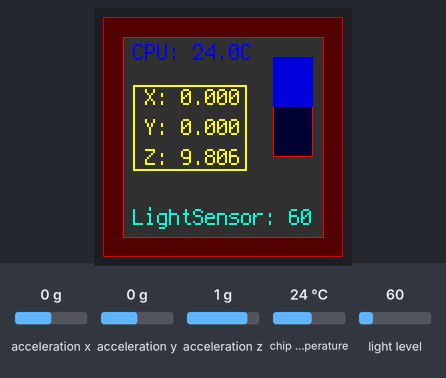
Simulated run of this program. Board: Circuit Playground running CircuitPython. On the bench: 240×240 colour display. The inputs (shaded band) are chosen by the test bench; at power-on: acceleration x 0 g, acceleration y 0 g, acceleration z 1 g, chip temperature 24 °C, light level 60.

Above: at 1.2 s.
1.3 s: acceleration x set to -1.4 g
At 2.9 s:
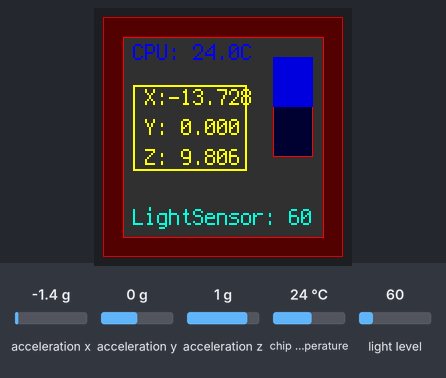
3.5 s: acceleration y set to -1.4 g
At 4.6 s:
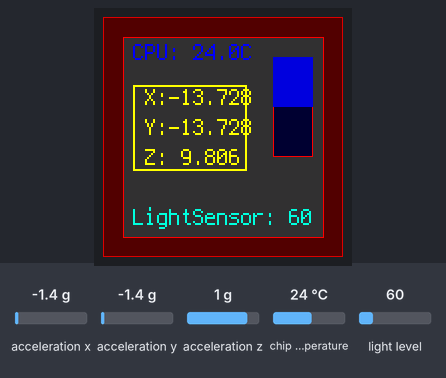
5.5 s: acceleration z set to -1.4 g
At 6.4 s:
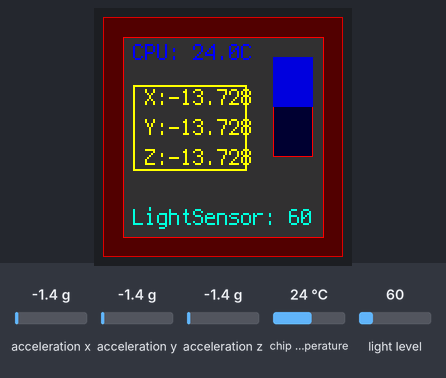
7.5 s: chip temperature set to 1 °C
At 9.2 s:
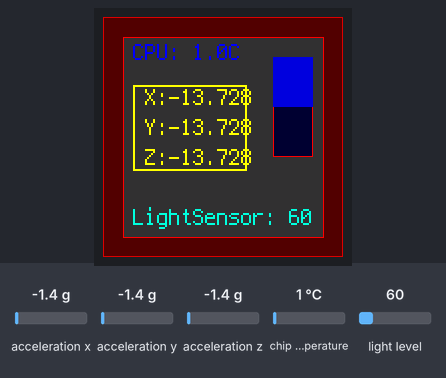
9.5 s: light level set to 6
At 11.0 s:
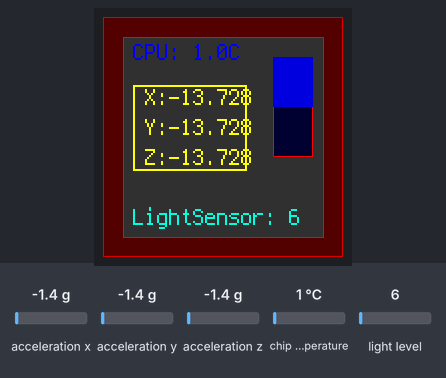
Timing chart, 0 to 12.5 s (numbered marks = the images above; inputs shaded):
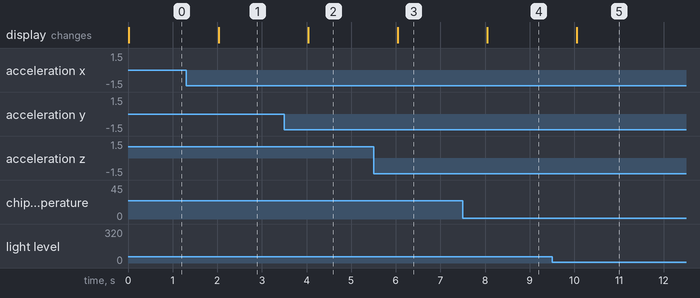

Measured:
- after the input at 1.3 s, the display: changes after 0.73 s (image 1)
- after the input at 3.5 s, the display: changes after 0.53 s (image 2)
- after the input at 5.5 s, the display: changes after 0.54 s (image 3)
- after the input at 7.5 s, the display: changes after 0.55 s (image 4)
- after the input at 9.5 s, the display: changes after 0.55 s (image 5)

The program:

code.py
```python
import displayio
import terminalio
from adafruit_display_text import label
from adafruit_gizmo import tft_gizmo
import microcontroller

import time

from adafruit_circuitplayground import cp

from adafruit_display_shapes.rect import Rect
from adafruit_display_shapes.circle import Circle
from adafruit_display_shapes.roundrect import RoundRect
from adafruit_display_shapes.triangle import Triangle
from adafruit_display_shapes.line import Line
from adafruit_display_shapes.polygon import Polygon

# Create the TFT Gizmo display, global, there's only one
display = tft_gizmo.TFT_Gizmo()

# Make the display context
splash = displayio.Group(max_size=20)
display.show(splash)

#
#  Draw (lines) the bounding box of text area
#
def drawTextBb(textArea, grp, clr):
    dims = textArea.bounding_box  # returns/assigns tuple
    drawRect (dims[0], dims[1], dims[2]+2, dims[3], clr, grp)

#
# Get the accelerometer field, formatted for display
#
def getFormattedAcces(ax):
    s = '%.3f' % ax
    if ax >= 0.0:
        return ' ' + s
    else:
        return s

def getAccelText():
    x, y, z = cp.acceleration
    xstr = getFormattedAcces(x)
    ystr = getFormattedAcces(y)
    zstr = getFormattedAcces(z)

    txt = ' X:' + xstr + '\n Y:' + ystr + '\n Z:' + zstr
    return txt

def getLight():
    return 'LightSensor: ' + str(cp.light)

#
# Draw a line (unfilled) rectangle.
# There's probably a better way, and this uses up the child space, but hey, it works.
#
def drawRect(x, y, w, h, color, gp):
    l = Line(x,   y, x+w, y,   color)
    gp.append(l)
    l = Line(x+w, y, x+w, y+h, color)
    gp.append(l)
    l = Line(x+w, y+h, x, y+h, color)
    gp.append(l)
    l = Line(x, y+h, x, y, color)
    gp.append(l)


color_bitmap = displayio.Bitmap(240, 240, 1)
color_palette = displayio.Palette(1)
color_palette[0] = 0x550000  # outer

bg_sprite = displayio.TileGrid(color_bitmap, pixel_shader=color_palette, x=0, y=0)
splash.append(bg_sprite)

# Draw a smaller inner rectangle/sprite
inner_bitmap = displayio.Bitmap(200, 200, 1)
inner_palette = displayio.Palette(1)
inner_palette[0] = 0x333333  # inner
inner_sprite = displayio.TileGrid(inner_bitmap, pixel_shader=inner_palette, x=20, y=20)
splash.append(inner_sprite)

def makeTextLabel(txt, xL, yL, clr, frameIt = False):
    tlbl = label.Label(terminalio.FONT, text=txt, color=clr)
    tgrp = displayio.Group(max_size=10, scale=2, x=xL, y=yL)
    tgrp.append(tlbl)
    # the order of appends is important here, we assume the label is [0]
    if frameIt:
        drawTextBb(tlbl, tgrp, 0xFFFF00)
    return tgrp

text_group = makeTextLabel('Hello', 30, 35, 0xDDDD00)
splash.append(text_group)

# ACCELEROMETER---------------------------
txt = getAccelText()
x_group = makeTextLabel(txt, 30, 80, 0xFFFF00, frameIt=True)
splash.append(x_group)

# LIGHT---------------------------
txt = getLight()
l_group = makeTextLabel(txt, 30, 200, 0x00DDDD, frameIt=False)
splash.append(l_group)


barBg = 0x000033
barFg = 0x0000DD
barOl = 0xFF0000
barGraph = displayio.Group(max_size=30, x=170, y=40)
rectb = Rect(0, 0, 40, 100, fill=barBg, outline=barOl)
rectf = Rect(0, 0, 40, 50, fill=barFg)
barGraph.append(rectb)
barGraph.append(rectf)
splash.append(barGraph)


# Red ornaments-------
drawRect(20, 20, 200, 200, 0xFF0000, splash)
drawRect(0, 0, 239, 239, 0xDD0000, splash)
#------

lastTime = time.monotonic()
while True:
    # splash is a Group
    # bg_sprite is a TileGrid
    # text_group is a Group
    # text_area is a Label
    # splash has text_group has text_area

    nowTime = time.monotonic()
    if (nowTime != lastTime):
        #text_group.remove(text_area)
        text =  'CPU: ' +str(microcontroller.cpu.temperature) + 'C'

        #text = str(nowTime)
        text_area = label.Label(terminalio.FONT, text=text, color=0x0000FF)
        text_group[0] = text_area

        txt = getAccelText()
        xtext_area = label.Label(terminalio.FONT, text=txt, color=0xFFFF00)
        x_group[0] = xtext_area

        txt = getLight()
        ltext_area = label.Label(terminalio.FONT, text=txt, color=0x00FFDD)
        l_group[0] = ltext_area

        lastTime = nowTime

    time.sleep(1.0)
```
